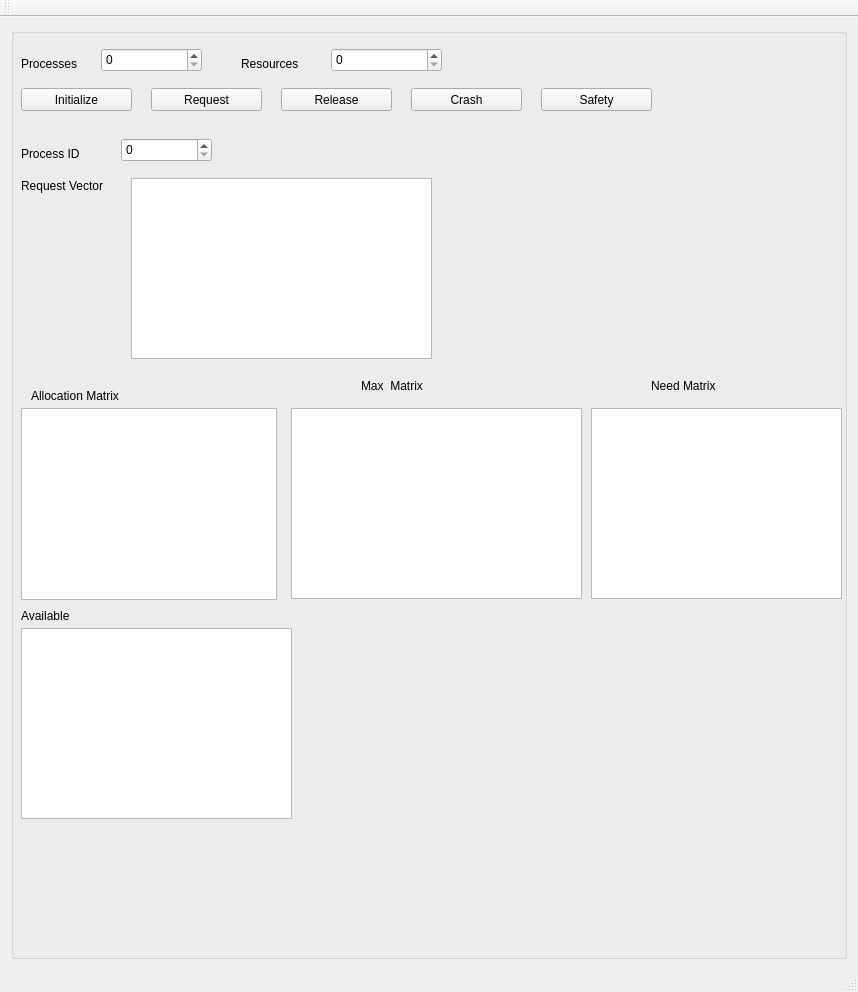
<?xml version="1.0" encoding="UTF-8"?>
<ui version="4.0">
 <class>MainWindow</class>
 <widget class="QMainWindow" name="MainWindow">
  <property name="geometry">
   <rect>
    <x>0</x>
    <y>0</y>
    <width>858</width>
    <height>992</height>
   </rect>
  </property>
  <property name="windowTitle">
   <string>MainWindow</string>
  </property>
  <widget class="QWidget" name="centralWidget">
   <layout class="QGridLayout" name="gridLayout_2">
    <item row="0" column="0">
     <widget class="QGroupBox" name="SystemControls">
      <property name="title">
       <string/>
      </property>
      <widget class="QPushButton" name="Request">
       <property name="geometry">
        <rect>
         <x>140</x>
         <y>60</y>
         <width>111</width>
         <height>23</height>
        </rect>
       </property>
       <property name="text">
        <string>Request</string>
       </property>
      </widget>
      <widget class="QLabel" name="resources">
       <property name="geometry">
        <rect>
         <x>230</x>
         <y>20</y>
         <width>81</width>
         <height>31</height>
        </rect>
       </property>
       <property name="text">
        <string>Resources</string>
       </property>
      </widget>
      <widget class="QSpinBox" name="SpinProcesses">
       <property name="geometry">
        <rect>
         <x>90</x>
         <y>20</y>
         <width>101</width>
         <height>24</height>
        </rect>
       </property>
       <property name="maximum">
        <number>20</number>
       </property>
      </widget>
      <widget class="QPushButton" name="btnInitialize">
       <property name="geometry">
        <rect>
         <x>10</x>
         <y>60</y>
         <width>111</width>
         <height>23</height>
        </rect>
       </property>
       <property name="text">
        <string>Initialize</string>
       </property>
      </widget>
      <widget class="QSpinBox" name="spinResources">
       <property name="geometry">
        <rect>
         <x>320</x>
         <y>20</y>
         <width>111</width>
         <height>24</height>
        </rect>
       </property>
       <property name="maximum">
        <number>20</number>
       </property>
      </widget>
      <widget class="QPushButton" name="Release">
       <property name="geometry">
        <rect>
         <x>270</x>
         <y>60</y>
         <width>111</width>
         <height>23</height>
        </rect>
       </property>
       <property name="text">
        <string>Release</string>
       </property>
      </widget>
      <widget class="QPushButton" name="Crash">
       <property name="geometry">
        <rect>
         <x>400</x>
         <y>60</y>
         <width>111</width>
         <height>23</height>
        </rect>
       </property>
       <property name="text">
        <string>Crash</string>
       </property>
      </widget>
      <widget class="QPushButton" name="Safety">
       <property name="geometry">
        <rect>
         <x>530</x>
         <y>60</y>
         <width>111</width>
         <height>23</height>
        </rect>
       </property>
       <property name="text">
        <string>Safety</string>
       </property>
      </widget>
      <widget class="QLabel" name="Processes">
       <property name="geometry">
        <rect>
         <x>10</x>
         <y>20</y>
         <width>71</width>
         <height>31</height>
        </rect>
       </property>
       <property name="text">
        <string>Processes</string>
       </property>
      </widget>
      <widget class="QLabel" name="label_5">
       <property name="geometry">
        <rect>
         <x>10</x>
         <y>110</y>
         <width>101</width>
         <height>31</height>
        </rect>
       </property>
       <property name="text">
        <string>Process ID</string>
       </property>
      </widget>
      <widget class="QSpinBox" name="SpinRequestProcess">
       <property name="geometry">
        <rect>
         <x>110</x>
         <y>110</y>
         <width>91</width>
         <height>24</height>
        </rect>
       </property>
      </widget>
      <widget class="QLabel" name="RequestVector">
       <property name="geometry">
        <rect>
         <x>10</x>
         <y>150</y>
         <width>101</width>
         <height>16</height>
        </rect>
       </property>
       <property name="text">
        <string>Request Vector </string>
       </property>
      </widget>
      <widget class="QTableWidget" name="tableRequest">
       <property name="geometry">
        <rect>
         <x>120</x>
         <y>150</y>
         <width>301</width>
         <height>181</height>
        </rect>
       </property>
      </widget>
      <widget class="QTableWidget" name="tableAllocation">
       <property name="geometry">
        <rect>
         <x>10</x>
         <y>380</y>
         <width>256</width>
         <height>192</height>
        </rect>
       </property>
      </widget>
      <widget class="QTableWidget" name="tableMax">
       <property name="geometry">
        <rect>
         <x>280</x>
         <y>380</y>
         <width>291</width>
         <height>191</height>
        </rect>
       </property>
      </widget>
      <widget class="QTableWidget" name="tableNeed">
       <property name="geometry">
        <rect>
         <x>580</x>
         <y>380</y>
         <width>251</width>
         <height>191</height>
        </rect>
       </property>
      </widget>
      <widget class="QLabel" name="label">
       <property name="geometry">
        <rect>
         <x>20</x>
         <y>360</y>
         <width>101</width>
         <height>16</height>
        </rect>
       </property>
       <property name="text">
        <string>Allocation Matrix</string>
       </property>
      </widget>
      <widget class="QLabel" name="label_2">
       <property name="geometry">
        <rect>
         <x>350</x>
         <y>350</y>
         <width>71</width>
         <height>16</height>
        </rect>
       </property>
       <property name="text">
        <string>Max  Matrix</string>
       </property>
      </widget>
      <widget class="QLabel" name="label_3">
       <property name="geometry">
        <rect>
         <x>640</x>
         <y>350</y>
         <width>73</width>
         <height>16</height>
        </rect>
       </property>
       <property name="text">
        <string>Need Matrix</string>
       </property>
      </widget>
      <widget class="QLabel" name="label_4">
       <property name="geometry">
        <rect>
         <x>10</x>
         <y>580</y>
         <width>55</width>
         <height>16</height>
        </rect>
       </property>
       <property name="text">
        <string>Available</string>
       </property>
      </widget>
      <widget class="QTableWidget" name="tableAvailable">
       <property name="geometry">
        <rect>
         <x>10</x>
         <y>600</y>
         <width>271</width>
         <height>191</height>
        </rect>
       </property>
       <property name="minimumSize">
        <size>
         <width>271</width>
         <height>0</height>
        </size>
       </property>
      </widget>
     </widget>
    </item>
   </layout>
  </widget>
  <widget class="QMenuBar" name="menuBar">
   <property name="geometry">
    <rect>
     <x>0</x>
     <y>0</y>
     <width>858</width>
     <height>20</height>
    </rect>
   </property>
  </widget>
  <widget class="QToolBar" name="mainToolBar">
   <attribute name="toolBarArea">
    <enum>TopToolBarArea</enum>
   </attribute>
   <attribute name="toolBarBreak">
    <bool>false</bool>
   </attribute>
  </widget>
  <widget class="QStatusBar" name="statusBar"/>
 </widget>
 <layoutdefault spacing="6" margin="11"/>
 <resources/>
 <connections/>
</ui>
